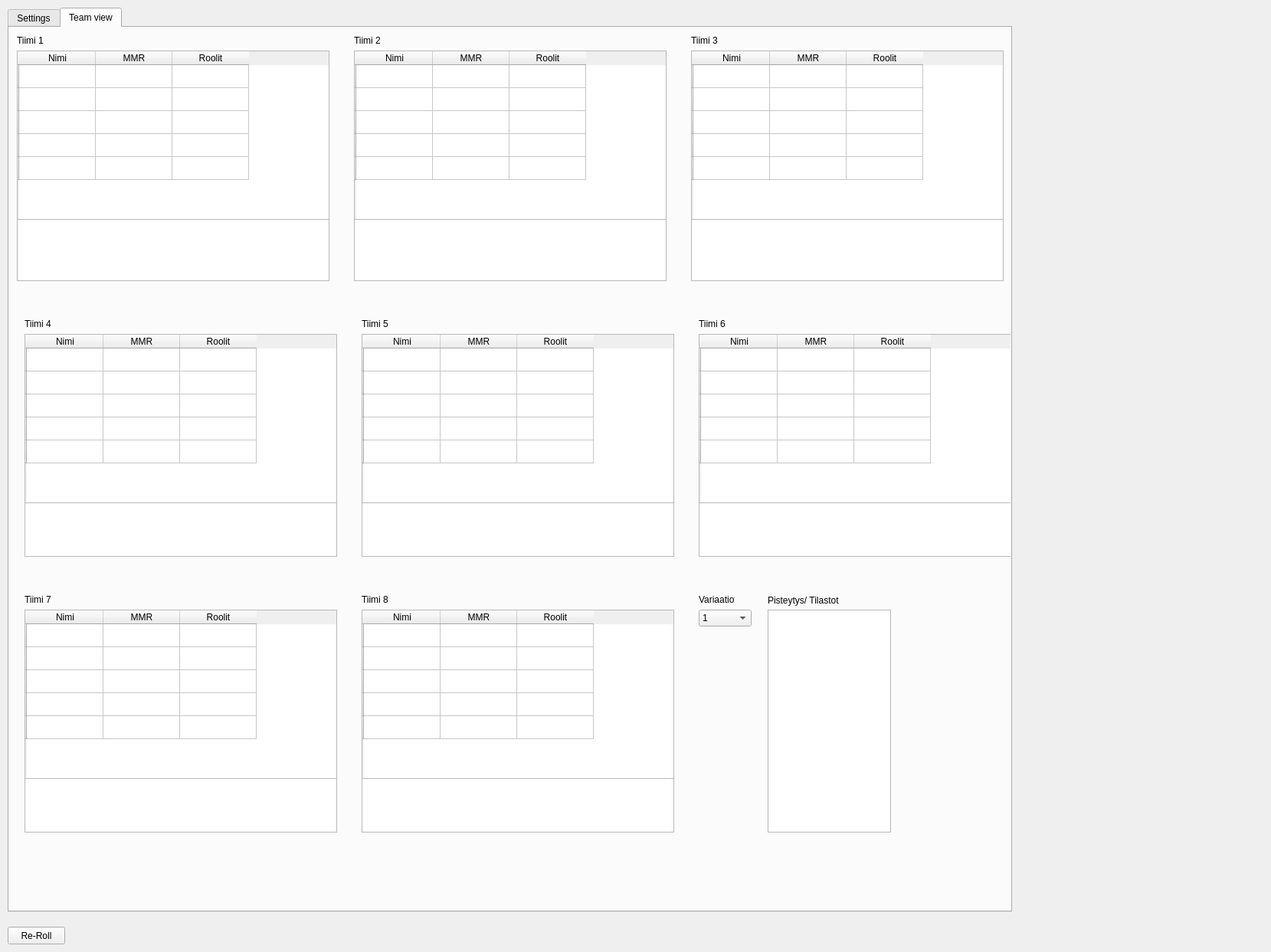
<?xml version="1.0" encoding="UTF-8"?>
<ui version="4.0">
 <class>Form</class>
 <widget class="QWidget" name="Form">
  <property name="geometry">
   <rect>
    <x>0</x>
    <y>0</y>
    <width>1659</width>
    <height>1243</height>
   </rect>
  </property>
  <property name="windowTitle">
   <string>Form</string>
  </property>
  <widget class="QTabWidget" name="tabWidget">
   <property name="geometry">
    <rect>
     <x>10</x>
     <y>10</y>
     <width>1311</width>
     <height>1181</height>
    </rect>
   </property>
   <property name="currentIndex">
    <number>1</number>
   </property>
   <widget class="QWidget" name="tab_2">
    <attribute name="title">
     <string>Settings</string>
    </attribute>
    <widget class="QListWidget" name="namelistWidget">
     <property name="geometry">
      <rect>
       <x>10</x>
       <y>50</y>
       <width>121</width>
       <height>1081</height>
      </rect>
     </property>
     <property name="styleSheet">
      <string notr="true"/>
     </property>
     <property name="alternatingRowColors">
      <bool>false</bool>
     </property>
     <property name="selectionMode">
      <enum>QAbstractItemView::ExtendedSelection</enum>
     </property>
     <property name="selectionBehavior">
      <enum>QAbstractItemView::SelectRows</enum>
     </property>
     <property name="selectionRectVisible">
      <bool>false</bool>
     </property>
    </widget>
    <widget class="QListWidget" name="mmrlistWidget">
     <property name="geometry">
      <rect>
       <x>130</x>
       <y>50</y>
       <width>51</width>
       <height>1081</height>
      </rect>
     </property>
     <property name="selectionMode">
      <enum>QAbstractItemView::NoSelection</enum>
     </property>
     <property name="selectionBehavior">
      <enum>QAbstractItemView::SelectRows</enum>
     </property>
    </widget>
    <widget class="QListWidget" name="roleslistWidget">
     <property name="geometry">
      <rect>
       <x>220</x>
       <y>50</y>
       <width>71</width>
       <height>1081</height>
      </rect>
     </property>
     <property name="selectionMode">
      <enum>QAbstractItemView::NoSelection</enum>
     </property>
     <property name="selectionBehavior">
      <enum>QAbstractItemView::SelectRows</enum>
     </property>
    </widget>
    <widget class="QListWidget" name="sclistWidget">
     <property name="geometry">
      <rect>
       <x>290</x>
       <y>50</y>
       <width>31</width>
       <height>1081</height>
      </rect>
     </property>
     <property name="selectionMode">
      <enum>QAbstractItemView::NoSelection</enum>
     </property>
     <property name="selectionBehavior">
      <enum>QAbstractItemView::SelectRows</enum>
     </property>
    </widget>
    <widget class="QPushButton" name="adjustButton">
     <property name="geometry">
      <rect>
       <x>840</x>
       <y>60</y>
       <width>91</width>
       <height>23</height>
      </rect>
     </property>
     <property name="text">
      <string>Adjust selected</string>
     </property>
    </widget>
    <widget class="QPushButton" name="loadplayersButton">
     <property name="geometry">
      <rect>
       <x>740</x>
       <y>30</y>
       <width>191</width>
       <height>23</height>
      </rect>
     </property>
     <property name="text">
      <string>Load Players from file</string>
     </property>
    </widget>
    <widget class="QListWidget" name="mmrdeltalistWidget">
     <property name="geometry">
      <rect>
       <x>180</x>
       <y>50</y>
       <width>41</width>
       <height>1081</height>
      </rect>
     </property>
     <property name="selectionMode">
      <enum>QAbstractItemView::NoSelection</enum>
     </property>
     <property name="selectionBehavior">
      <enum>QAbstractItemView::SelectRows</enum>
     </property>
    </widget>
    <widget class="QPushButton" name="selectallButton">
     <property name="geometry">
      <rect>
       <x>740</x>
       <y>60</y>
       <width>91</width>
       <height>23</height>
      </rect>
     </property>
     <property name="text">
      <string>Select all</string>
     </property>
    </widget>
    <widget class="QPushButton" name="removeadjustmentButton">
     <property name="geometry">
      <rect>
       <x>740</x>
       <y>90</y>
       <width>191</width>
       <height>23</height>
      </rect>
     </property>
     <property name="text">
      <string>Remove adjustment from selected</string>
     </property>
    </widget>
    <widget class="QLabel" name="label_11">
     <property name="geometry">
      <rect>
       <x>740</x>
       <y>120</y>
       <width>47</width>
       <height>16</height>
      </rect>
     </property>
     <property name="text">
      <string>Players</string>
     </property>
    </widget>
    <widget class="QTextBrowser" name="playeramounttextBrowser">
     <property name="geometry">
      <rect>
       <x>740</x>
       <y>140</y>
       <width>31</width>
       <height>21</height>
      </rect>
     </property>
     <property name="verticalScrollBarPolicy">
      <enum>Qt::ScrollBarAlwaysOff</enum>
     </property>
     <property name="horizontalScrollBarPolicy">
      <enum>Qt::ScrollBarAlwaysOff</enum>
     </property>
    </widget>
    <widget class="QFrame" name="frame">
     <property name="geometry">
      <rect>
       <x>740</x>
       <y>200</y>
       <width>181</width>
       <height>91</height>
      </rect>
     </property>
     <property name="frameShape">
      <enum>QFrame::Box</enum>
     </property>
     <property name="frameShadow">
      <enum>QFrame::Raised</enum>
     </property>
     <widget class="QSpinBox" name="rolevalspinBox">
      <property name="geometry">
       <rect>
        <x>10</x>
        <y>60</y>
        <width>42</width>
        <height>22</height>
       </rect>
      </property>
      <property name="minimum">
       <number>1</number>
      </property>
      <property name="maximum">
       <number>5</number>
      </property>
      <property name="value">
       <number>3</number>
      </property>
     </widget>
     <widget class="QLabel" name="label_12">
      <property name="geometry">
       <rect>
        <x>10</x>
        <y>40</y>
        <width>161</width>
        <height>16</height>
       </rect>
      </property>
      <property name="text">
       <string>Rolefill weight   (3 recommended)</string>
      </property>
     </widget>
     <widget class="QCheckBox" name="sccheckBox">
      <property name="geometry">
       <rect>
        <x>10</x>
        <y>10</y>
        <width>161</width>
        <height>17</height>
       </rect>
      </property>
      <property name="text">
       <string>Use Shotcaller  (Off default)</string>
      </property>
      <property name="tristate">
       <bool>false</bool>
      </property>
     </widget>
    </widget>
    <widget class="QLabel" name="label_13">
     <property name="geometry">
      <rect>
       <x>740</x>
       <y>180</y>
       <width>91</width>
       <height>16</height>
      </rect>
     </property>
     <property name="text">
      <string>Algorithm settings</string>
     </property>
    </widget>
    <widget class="QLabel" name="label_14">
     <property name="geometry">
      <rect>
       <x>740</x>
       <y>300</y>
       <width>81</width>
       <height>16</height>
      </rect>
     </property>
     <property name="text">
      <string>Process settings</string>
     </property>
    </widget>
    <widget class="QFrame" name="frame_2">
     <property name="geometry">
      <rect>
       <x>740</x>
       <y>320</y>
       <width>181</width>
       <height>121</height>
      </rect>
     </property>
     <property name="frameShape">
      <enum>QFrame::Box</enum>
     </property>
     <property name="frameShadow">
      <enum>QFrame::Raised</enum>
     </property>
     <widget class="QLabel" name="recommendedlabel">
      <property name="geometry">
       <rect>
        <x>80</x>
        <y>30</y>
        <width>91</width>
        <height>16</height>
       </rect>
      </property>
      <property name="text">
       <string>(x recommended)</string>
      </property>
     </widget>
     <widget class="QLabel" name="label_10">
      <property name="geometry">
       <rect>
        <x>10</x>
        <y>10</y>
        <width>31</width>
        <height>16</height>
       </rect>
      </property>
      <property name="text">
       <string>Cores</string>
      </property>
     </widget>
     <widget class="QSpinBox" name="processesspinBox">
      <property name="geometry">
       <rect>
        <x>10</x>
        <y>30</y>
        <width>42</width>
        <height>22</height>
       </rect>
      </property>
      <property name="minimum">
       <number>1</number>
      </property>
      <property name="maximum">
       <number>1</number>
      </property>
     </widget>
     <widget class="QLabel" name="label_15">
      <property name="geometry">
       <rect>
        <x>10</x>
        <y>60</y>
        <width>91</width>
        <height>16</height>
       </rect>
      </property>
      <property name="text">
       <string>Iterations per core</string>
      </property>
     </widget>
     <widget class="QSpinBox" name="amountspinBox">
      <property name="geometry">
       <rect>
        <x>10</x>
        <y>90</y>
        <width>61</width>
        <height>22</height>
       </rect>
      </property>
      <property name="minimum">
       <number>10000</number>
      </property>
      <property name="maximum">
       <number>200000</number>
      </property>
      <property name="singleStep">
       <number>10000</number>
      </property>
      <property name="value">
       <number>100000</number>
      </property>
     </widget>
     <widget class="QLabel" name="label_16">
      <property name="geometry">
       <rect>
        <x>80</x>
        <y>90</y>
        <width>91</width>
        <height>16</height>
       </rect>
      </property>
      <property name="text">
       <string>(100,000 default)</string>
      </property>
     </widget>
    </widget>
    <widget class="QProgressBar" name="loadplayersprogressBar">
     <property name="enabled">
      <bool>true</bool>
     </property>
     <property name="geometry">
      <rect>
       <x>740</x>
       <y>30</y>
       <width>190</width>
       <height>21</height>
      </rect>
     </property>
     <property name="value">
      <number>0</number>
     </property>
     <property name="textVisible">
      <bool>false</bool>
     </property>
    </widget>
    <widget class="QLabel" name="updatinglabel">
     <property name="geometry">
      <rect>
       <x>746</x>
       <y>32</y>
       <width>181</width>
       <height>16</height>
      </rect>
     </property>
     <property name="text">
      <string>Updating player profiles from hotslogs</string>
     </property>
    </widget>
    <widget class="QPushButton" name="namesortButton">
     <property name="geometry">
      <rect>
       <x>9</x>
       <y>29</y>
       <width>123</width>
       <height>23</height>
      </rect>
     </property>
     <property name="text">
      <string>Name</string>
     </property>
    </widget>
    <widget class="QPushButton" name="mmrsortButton">
     <property name="geometry">
      <rect>
       <x>129</x>
       <y>29</y>
       <width>53</width>
       <height>23</height>
      </rect>
     </property>
     <property name="text">
      <string>MMR</string>
     </property>
    </widget>
    <widget class="QPushButton" name="mmrdeltasortButton">
     <property name="geometry">
      <rect>
       <x>179</x>
       <y>29</y>
       <width>43</width>
       <height>23</height>
      </rect>
     </property>
     <property name="text">
      <string>Δ</string>
     </property>
    </widget>
    <widget class="QPushButton" name="rolessortButton">
     <property name="geometry">
      <rect>
       <x>219</x>
       <y>29</y>
       <width>73</width>
       <height>23</height>
      </rect>
     </property>
     <property name="text">
      <string>roles</string>
     </property>
    </widget>
    <widget class="QPushButton" name="scsortButton">
     <property name="geometry">
      <rect>
       <x>289</x>
       <y>29</y>
       <width>33</width>
       <height>23</height>
      </rect>
     </property>
     <property name="text">
      <string>sc</string>
     </property>
    </widget>
    <widget class="QLabel" name="label_18">
     <property name="geometry">
      <rect>
       <x>500</x>
       <y>140</y>
       <width>55</width>
       <height>16</height>
      </rect>
     </property>
     <property name="text">
      <string>TEST</string>
     </property>
    </widget>
   </widget>
   <widget class="QWidget" name="tab">
    <attribute name="title">
     <string>Team view</string>
    </attribute>
    <widget class="QLabel" name="label_3">
     <property name="geometry">
      <rect>
       <x>890</x>
       <y>10</y>
       <width>47</width>
       <height>13</height>
      </rect>
     </property>
     <property name="text">
      <string>Tiimi 3</string>
     </property>
    </widget>
    <widget class="QTableWidget" name="tableWidget_1">
     <property name="enabled">
      <bool>true</bool>
     </property>
     <property name="geometry">
      <rect>
       <x>10</x>
       <y>30</y>
       <width>408</width>
       <height>221</height>
      </rect>
     </property>
     <property name="sizePolicy">
      <sizepolicy hsizetype="Expanding" vsizetype="Expanding">
       <horstretch>0</horstretch>
       <verstretch>0</verstretch>
      </sizepolicy>
     </property>
     <property name="baseSize">
      <size>
       <width>0</width>
       <height>0</height>
      </size>
     </property>
     <property name="verticalScrollBarPolicy">
      <enum>Qt::ScrollBarAlwaysOff</enum>
     </property>
     <property name="horizontalScrollBarPolicy">
      <enum>Qt::ScrollBarAlwaysOff</enum>
     </property>
     <property name="editTriggers">
      <set>QAbstractItemView::NoEditTriggers</set>
     </property>
     <property name="tabKeyNavigation">
      <bool>true</bool>
     </property>
     <property name="selectionMode">
      <enum>QAbstractItemView::NoSelection</enum>
     </property>
     <property name="showGrid">
      <bool>true</bool>
     </property>
     <property name="sortingEnabled">
      <bool>false</bool>
     </property>
     <property name="cornerButtonEnabled">
      <bool>false</bool>
     </property>
     <attribute name="horizontalHeaderCascadingSectionResizes">
      <bool>false</bool>
     </attribute>
     <attribute name="horizontalHeaderHighlightSections">
      <bool>true</bool>
     </attribute>
     <attribute name="verticalHeaderHighlightSections">
      <bool>true</bool>
     </attribute>
     <attribute name="verticalHeaderShowSortIndicator" stdset="0">
      <bool>false</bool>
     </attribute>
     <attribute name="verticalHeaderStretchLastSection">
      <bool>false</bool>
     </attribute>
     <row>
      <property name="text">
       <string/>
      </property>
     </row>
     <row>
      <property name="text">
       <string/>
      </property>
     </row>
     <row>
      <property name="text">
       <string/>
      </property>
     </row>
     <row>
      <property name="text">
       <string/>
      </property>
     </row>
     <row>
      <property name="text">
       <string/>
      </property>
     </row>
     <column>
      <property name="text">
       <string>Nimi</string>
      </property>
     </column>
     <column>
      <property name="text">
       <string>MMR</string>
      </property>
     </column>
     <column>
      <property name="text">
       <string>Roolit</string>
      </property>
     </column>
     <item row="0" column="0">
      <property name="text">
       <string/>
      </property>
     </item>
     <item row="0" column="1">
      <property name="text">
       <string/>
      </property>
     </item>
     <item row="0" column="2">
      <property name="text">
       <string/>
      </property>
     </item>
    </widget>
    <widget class="QLabel" name="label_8">
     <property name="geometry">
      <rect>
       <x>460</x>
       <y>740</y>
       <width>47</width>
       <height>13</height>
      </rect>
     </property>
     <property name="text">
      <string>Tiimi 8</string>
     </property>
    </widget>
    <widget class="QLabel" name="label_9">
     <property name="geometry">
      <rect>
       <x>900</x>
       <y>740</y>
       <width>47</width>
       <height>13</height>
      </rect>
     </property>
     <property name="text">
      <string>Variaatiot</string>
     </property>
    </widget>
    <widget class="QLabel" name="label_6">
     <property name="geometry">
      <rect>
       <x>900</x>
       <y>380</y>
       <width>47</width>
       <height>13</height>
      </rect>
     </property>
     <property name="text">
      <string>Tiimi 6</string>
     </property>
    </widget>
    <widget class="QComboBox" name="variationscomboBox">
     <property name="geometry">
      <rect>
       <x>900</x>
       <y>760</y>
       <width>69</width>
       <height>22</height>
      </rect>
     </property>
     <item>
      <property name="text">
       <string>1</string>
      </property>
     </item>
    </widget>
    <widget class="QLabel" name="label_5">
     <property name="geometry">
      <rect>
       <x>460</x>
       <y>380</y>
       <width>47</width>
       <height>13</height>
      </rect>
     </property>
     <property name="text">
      <string>Tiimi 5</string>
     </property>
    </widget>
    <widget class="QLabel" name="label_2">
     <property name="geometry">
      <rect>
       <x>450</x>
       <y>10</y>
       <width>47</width>
       <height>13</height>
      </rect>
     </property>
     <property name="text">
      <string>Tiimi 2</string>
     </property>
    </widget>
    <widget class="QLabel" name="label_7">
     <property name="geometry">
      <rect>
       <x>20</x>
       <y>740</y>
       <width>47</width>
       <height>13</height>
      </rect>
     </property>
     <property name="text">
      <string>Tiimi 7</string>
     </property>
    </widget>
    <widget class="QLabel" name="label_4">
     <property name="geometry">
      <rect>
       <x>20</x>
       <y>380</y>
       <width>47</width>
       <height>13</height>
      </rect>
     </property>
     <property name="text">
      <string>Tiimi 4</string>
     </property>
    </widget>
    <widget class="QLabel" name="label">
     <property name="geometry">
      <rect>
       <x>10</x>
       <y>10</y>
       <width>47</width>
       <height>13</height>
      </rect>
     </property>
     <property name="text">
      <string>Tiimi 1</string>
     </property>
    </widget>
    <widget class="QTextBrowser" name="t1Browser">
     <property name="geometry">
      <rect>
       <x>10</x>
       <y>250</y>
       <width>408</width>
       <height>81</height>
      </rect>
     </property>
    </widget>
    <widget class="QTextBrowser" name="t2Browser">
     <property name="geometry">
      <rect>
       <x>450</x>
       <y>250</y>
       <width>408</width>
       <height>81</height>
      </rect>
     </property>
    </widget>
    <widget class="QTextBrowser" name="t3Browser">
     <property name="geometry">
      <rect>
       <x>890</x>
       <y>250</y>
       <width>408</width>
       <height>81</height>
      </rect>
     </property>
    </widget>
    <widget class="QTextBrowser" name="t4Browser">
     <property name="geometry">
      <rect>
       <x>20</x>
       <y>620</y>
       <width>408</width>
       <height>71</height>
      </rect>
     </property>
    </widget>
    <widget class="QTextBrowser" name="t5Browser">
     <property name="geometry">
      <rect>
       <x>460</x>
       <y>620</y>
       <width>408</width>
       <height>71</height>
      </rect>
     </property>
    </widget>
    <widget class="QTextBrowser" name="t6Browser">
     <property name="geometry">
      <rect>
       <x>900</x>
       <y>620</y>
       <width>408</width>
       <height>71</height>
      </rect>
     </property>
    </widget>
    <widget class="QTextBrowser" name="t7Browser">
     <property name="geometry">
      <rect>
       <x>20</x>
       <y>980</y>
       <width>408</width>
       <height>71</height>
      </rect>
     </property>
    </widget>
    <widget class="QTextBrowser" name="t8Browser">
     <property name="geometry">
      <rect>
       <x>460</x>
       <y>980</y>
       <width>408</width>
       <height>71</height>
      </rect>
     </property>
    </widget>
    <widget class="QTextBrowser" name="t9Browser">
     <property name="geometry">
      <rect>
       <x>990</x>
       <y>760</y>
       <width>161</width>
       <height>291</height>
      </rect>
     </property>
     <property name="html">
      <string>&lt;!DOCTYPE HTML PUBLIC &quot;-//W3C//DTD HTML 4.0//EN&quot; &quot;http://www.w3.org/TR/REC-html40/strict.dtd&quot;&gt;
&lt;html&gt;&lt;head&gt;&lt;meta name=&quot;qrichtext&quot; content=&quot;1&quot; /&gt;&lt;style type=&quot;text/css&quot;&gt;
p, li { white-space: pre-wrap; }
&lt;/style&gt;&lt;/head&gt;&lt;body style=&quot; font-family:'MS Shell Dlg 2'; font-size:7.8pt; font-weight:400; font-style:normal;&quot;&gt;
&lt;p style=&quot;-qt-paragraph-type:empty; margin-top:0px; margin-bottom:0px; margin-left:0px; margin-right:0px; -qt-block-indent:0; text-indent:0px; font-size:8.25pt;&quot;&gt;&lt;br /&gt;&lt;/p&gt;&lt;/body&gt;&lt;/html&gt;</string>
     </property>
    </widget>
    <widget class="QLabel" name="label_17">
     <property name="geometry">
      <rect>
       <x>990</x>
       <y>740</y>
       <width>131</width>
       <height>16</height>
      </rect>
     </property>
     <property name="text">
      <string>Pisteytys/ Tilastot</string>
     </property>
    </widget>
    <widget class="QTableWidget" name="tableWidget_2">
     <property name="enabled">
      <bool>true</bool>
     </property>
     <property name="geometry">
      <rect>
       <x>450</x>
       <y>30</y>
       <width>408</width>
       <height>221</height>
      </rect>
     </property>
     <property name="sizePolicy">
      <sizepolicy hsizetype="Expanding" vsizetype="Expanding">
       <horstretch>0</horstretch>
       <verstretch>0</verstretch>
      </sizepolicy>
     </property>
     <property name="baseSize">
      <size>
       <width>0</width>
       <height>0</height>
      </size>
     </property>
     <property name="verticalScrollBarPolicy">
      <enum>Qt::ScrollBarAlwaysOff</enum>
     </property>
     <property name="horizontalScrollBarPolicy">
      <enum>Qt::ScrollBarAlwaysOff</enum>
     </property>
     <property name="editTriggers">
      <set>QAbstractItemView::NoEditTriggers</set>
     </property>
     <property name="tabKeyNavigation">
      <bool>true</bool>
     </property>
     <property name="selectionMode">
      <enum>QAbstractItemView::NoSelection</enum>
     </property>
     <property name="showGrid">
      <bool>true</bool>
     </property>
     <property name="sortingEnabled">
      <bool>false</bool>
     </property>
     <property name="cornerButtonEnabled">
      <bool>false</bool>
     </property>
     <attribute name="horizontalHeaderCascadingSectionResizes">
      <bool>false</bool>
     </attribute>
     <attribute name="horizontalHeaderHighlightSections">
      <bool>true</bool>
     </attribute>
     <attribute name="verticalHeaderHighlightSections">
      <bool>true</bool>
     </attribute>
     <attribute name="verticalHeaderShowSortIndicator" stdset="0">
      <bool>false</bool>
     </attribute>
     <attribute name="verticalHeaderStretchLastSection">
      <bool>false</bool>
     </attribute>
     <row>
      <property name="text">
       <string/>
      </property>
     </row>
     <row>
      <property name="text">
       <string/>
      </property>
     </row>
     <row>
      <property name="text">
       <string/>
      </property>
     </row>
     <row>
      <property name="text">
       <string/>
      </property>
     </row>
     <row>
      <property name="text">
       <string/>
      </property>
     </row>
     <column>
      <property name="text">
       <string>Nimi</string>
      </property>
     </column>
     <column>
      <property name="text">
       <string>MMR</string>
      </property>
     </column>
     <column>
      <property name="text">
       <string>Roolit</string>
      </property>
     </column>
     <item row="0" column="0">
      <property name="text">
       <string/>
      </property>
     </item>
     <item row="0" column="1">
      <property name="text">
       <string/>
      </property>
     </item>
     <item row="0" column="2">
      <property name="text">
       <string/>
      </property>
     </item>
    </widget>
    <widget class="QTableWidget" name="tableWidget_3">
     <property name="enabled">
      <bool>true</bool>
     </property>
     <property name="geometry">
      <rect>
       <x>890</x>
       <y>30</y>
       <width>408</width>
       <height>221</height>
      </rect>
     </property>
     <property name="sizePolicy">
      <sizepolicy hsizetype="Expanding" vsizetype="Expanding">
       <horstretch>0</horstretch>
       <verstretch>0</verstretch>
      </sizepolicy>
     </property>
     <property name="baseSize">
      <size>
       <width>0</width>
       <height>0</height>
      </size>
     </property>
     <property name="verticalScrollBarPolicy">
      <enum>Qt::ScrollBarAlwaysOff</enum>
     </property>
     <property name="horizontalScrollBarPolicy">
      <enum>Qt::ScrollBarAlwaysOff</enum>
     </property>
     <property name="editTriggers">
      <set>QAbstractItemView::NoEditTriggers</set>
     </property>
     <property name="tabKeyNavigation">
      <bool>true</bool>
     </property>
     <property name="selectionMode">
      <enum>QAbstractItemView::NoSelection</enum>
     </property>
     <property name="showGrid">
      <bool>true</bool>
     </property>
     <property name="sortingEnabled">
      <bool>false</bool>
     </property>
     <property name="cornerButtonEnabled">
      <bool>false</bool>
     </property>
     <attribute name="horizontalHeaderCascadingSectionResizes">
      <bool>false</bool>
     </attribute>
     <attribute name="horizontalHeaderHighlightSections">
      <bool>true</bool>
     </attribute>
     <attribute name="verticalHeaderHighlightSections">
      <bool>true</bool>
     </attribute>
     <attribute name="verticalHeaderShowSortIndicator" stdset="0">
      <bool>false</bool>
     </attribute>
     <attribute name="verticalHeaderStretchLastSection">
      <bool>false</bool>
     </attribute>
     <row>
      <property name="text">
       <string/>
      </property>
     </row>
     <row>
      <property name="text">
       <string/>
      </property>
     </row>
     <row>
      <property name="text">
       <string/>
      </property>
     </row>
     <row>
      <property name="text">
       <string/>
      </property>
     </row>
     <row>
      <property name="text">
       <string/>
      </property>
     </row>
     <column>
      <property name="text">
       <string>Nimi</string>
      </property>
     </column>
     <column>
      <property name="text">
       <string>MMR</string>
      </property>
     </column>
     <column>
      <property name="text">
       <string>Roolit</string>
      </property>
     </column>
     <item row="0" column="0">
      <property name="text">
       <string/>
      </property>
     </item>
     <item row="0" column="1">
      <property name="text">
       <string/>
      </property>
     </item>
     <item row="0" column="2">
      <property name="text">
       <string/>
      </property>
     </item>
    </widget>
    <widget class="QTableWidget" name="tableWidget_4">
     <property name="enabled">
      <bool>true</bool>
     </property>
     <property name="geometry">
      <rect>
       <x>20</x>
       <y>400</y>
       <width>408</width>
       <height>221</height>
      </rect>
     </property>
     <property name="sizePolicy">
      <sizepolicy hsizetype="Expanding" vsizetype="Expanding">
       <horstretch>0</horstretch>
       <verstretch>0</verstretch>
      </sizepolicy>
     </property>
     <property name="baseSize">
      <size>
       <width>0</width>
       <height>0</height>
      </size>
     </property>
     <property name="verticalScrollBarPolicy">
      <enum>Qt::ScrollBarAlwaysOff</enum>
     </property>
     <property name="horizontalScrollBarPolicy">
      <enum>Qt::ScrollBarAlwaysOff</enum>
     </property>
     <property name="editTriggers">
      <set>QAbstractItemView::NoEditTriggers</set>
     </property>
     <property name="tabKeyNavigation">
      <bool>true</bool>
     </property>
     <property name="selectionMode">
      <enum>QAbstractItemView::NoSelection</enum>
     </property>
     <property name="showGrid">
      <bool>true</bool>
     </property>
     <property name="sortingEnabled">
      <bool>false</bool>
     </property>
     <property name="cornerButtonEnabled">
      <bool>false</bool>
     </property>
     <attribute name="horizontalHeaderCascadingSectionResizes">
      <bool>false</bool>
     </attribute>
     <attribute name="horizontalHeaderHighlightSections">
      <bool>true</bool>
     </attribute>
     <attribute name="verticalHeaderHighlightSections">
      <bool>true</bool>
     </attribute>
     <attribute name="verticalHeaderShowSortIndicator" stdset="0">
      <bool>false</bool>
     </attribute>
     <attribute name="verticalHeaderStretchLastSection">
      <bool>false</bool>
     </attribute>
     <row>
      <property name="text">
       <string/>
      </property>
     </row>
     <row>
      <property name="text">
       <string/>
      </property>
     </row>
     <row>
      <property name="text">
       <string/>
      </property>
     </row>
     <row>
      <property name="text">
       <string/>
      </property>
     </row>
     <row>
      <property name="text">
       <string/>
      </property>
     </row>
     <column>
      <property name="text">
       <string>Nimi</string>
      </property>
     </column>
     <column>
      <property name="text">
       <string>MMR</string>
      </property>
     </column>
     <column>
      <property name="text">
       <string>Roolit</string>
      </property>
     </column>
     <item row="0" column="0">
      <property name="text">
       <string/>
      </property>
     </item>
     <item row="0" column="1">
      <property name="text">
       <string/>
      </property>
     </item>
     <item row="0" column="2">
      <property name="text">
       <string/>
      </property>
     </item>
    </widget>
    <widget class="QTableWidget" name="tableWidget_5">
     <property name="enabled">
      <bool>true</bool>
     </property>
     <property name="geometry">
      <rect>
       <x>460</x>
       <y>400</y>
       <width>408</width>
       <height>221</height>
      </rect>
     </property>
     <property name="sizePolicy">
      <sizepolicy hsizetype="Expanding" vsizetype="Expanding">
       <horstretch>0</horstretch>
       <verstretch>0</verstretch>
      </sizepolicy>
     </property>
     <property name="baseSize">
      <size>
       <width>0</width>
       <height>0</height>
      </size>
     </property>
     <property name="verticalScrollBarPolicy">
      <enum>Qt::ScrollBarAlwaysOff</enum>
     </property>
     <property name="horizontalScrollBarPolicy">
      <enum>Qt::ScrollBarAlwaysOff</enum>
     </property>
     <property name="editTriggers">
      <set>QAbstractItemView::NoEditTriggers</set>
     </property>
     <property name="tabKeyNavigation">
      <bool>true</bool>
     </property>
     <property name="selectionMode">
      <enum>QAbstractItemView::NoSelection</enum>
     </property>
     <property name="showGrid">
      <bool>true</bool>
     </property>
     <property name="sortingEnabled">
      <bool>false</bool>
     </property>
     <property name="cornerButtonEnabled">
      <bool>false</bool>
     </property>
     <attribute name="horizontalHeaderCascadingSectionResizes">
      <bool>false</bool>
     </attribute>
     <attribute name="horizontalHeaderHighlightSections">
      <bool>true</bool>
     </attribute>
     <attribute name="verticalHeaderHighlightSections">
      <bool>true</bool>
     </attribute>
     <attribute name="verticalHeaderShowSortIndicator" stdset="0">
      <bool>false</bool>
     </attribute>
     <attribute name="verticalHeaderStretchLastSection">
      <bool>false</bool>
     </attribute>
     <row>
      <property name="text">
       <string/>
      </property>
     </row>
     <row>
      <property name="text">
       <string/>
      </property>
     </row>
     <row>
      <property name="text">
       <string/>
      </property>
     </row>
     <row>
      <property name="text">
       <string/>
      </property>
     </row>
     <row>
      <property name="text">
       <string/>
      </property>
     </row>
     <column>
      <property name="text">
       <string>Nimi</string>
      </property>
     </column>
     <column>
      <property name="text">
       <string>MMR</string>
      </property>
     </column>
     <column>
      <property name="text">
       <string>Roolit</string>
      </property>
     </column>
     <item row="0" column="0">
      <property name="text">
       <string/>
      </property>
     </item>
     <item row="0" column="1">
      <property name="text">
       <string/>
      </property>
     </item>
     <item row="0" column="2">
      <property name="text">
       <string/>
      </property>
     </item>
    </widget>
    <widget class="QTableWidget" name="tableWidget_6">
     <property name="enabled">
      <bool>true</bool>
     </property>
     <property name="geometry">
      <rect>
       <x>900</x>
       <y>400</y>
       <width>408</width>
       <height>221</height>
      </rect>
     </property>
     <property name="sizePolicy">
      <sizepolicy hsizetype="Expanding" vsizetype="Expanding">
       <horstretch>0</horstretch>
       <verstretch>0</verstretch>
      </sizepolicy>
     </property>
     <property name="baseSize">
      <size>
       <width>0</width>
       <height>0</height>
      </size>
     </property>
     <property name="verticalScrollBarPolicy">
      <enum>Qt::ScrollBarAlwaysOff</enum>
     </property>
     <property name="horizontalScrollBarPolicy">
      <enum>Qt::ScrollBarAlwaysOff</enum>
     </property>
     <property name="editTriggers">
      <set>QAbstractItemView::NoEditTriggers</set>
     </property>
     <property name="tabKeyNavigation">
      <bool>true</bool>
     </property>
     <property name="selectionMode">
      <enum>QAbstractItemView::NoSelection</enum>
     </property>
     <property name="showGrid">
      <bool>true</bool>
     </property>
     <property name="sortingEnabled">
      <bool>false</bool>
     </property>
     <property name="cornerButtonEnabled">
      <bool>false</bool>
     </property>
     <attribute name="horizontalHeaderCascadingSectionResizes">
      <bool>false</bool>
     </attribute>
     <attribute name="horizontalHeaderHighlightSections">
      <bool>true</bool>
     </attribute>
     <attribute name="verticalHeaderHighlightSections">
      <bool>true</bool>
     </attribute>
     <attribute name="verticalHeaderShowSortIndicator" stdset="0">
      <bool>false</bool>
     </attribute>
     <attribute name="verticalHeaderStretchLastSection">
      <bool>false</bool>
     </attribute>
     <row>
      <property name="text">
       <string/>
      </property>
     </row>
     <row>
      <property name="text">
       <string/>
      </property>
     </row>
     <row>
      <property name="text">
       <string/>
      </property>
     </row>
     <row>
      <property name="text">
       <string/>
      </property>
     </row>
     <row>
      <property name="text">
       <string/>
      </property>
     </row>
     <column>
      <property name="text">
       <string>Nimi</string>
      </property>
     </column>
     <column>
      <property name="text">
       <string>MMR</string>
      </property>
     </column>
     <column>
      <property name="text">
       <string>Roolit</string>
      </property>
     </column>
     <item row="0" column="0">
      <property name="text">
       <string/>
      </property>
     </item>
     <item row="0" column="1">
      <property name="text">
       <string/>
      </property>
     </item>
     <item row="0" column="2">
      <property name="text">
       <string/>
      </property>
     </item>
    </widget>
    <widget class="QTableWidget" name="tableWidget_7">
     <property name="enabled">
      <bool>true</bool>
     </property>
     <property name="geometry">
      <rect>
       <x>20</x>
       <y>760</y>
       <width>408</width>
       <height>221</height>
      </rect>
     </property>
     <property name="sizePolicy">
      <sizepolicy hsizetype="Expanding" vsizetype="Expanding">
       <horstretch>0</horstretch>
       <verstretch>0</verstretch>
      </sizepolicy>
     </property>
     <property name="baseSize">
      <size>
       <width>0</width>
       <height>0</height>
      </size>
     </property>
     <property name="verticalScrollBarPolicy">
      <enum>Qt::ScrollBarAlwaysOff</enum>
     </property>
     <property name="horizontalScrollBarPolicy">
      <enum>Qt::ScrollBarAlwaysOff</enum>
     </property>
     <property name="editTriggers">
      <set>QAbstractItemView::NoEditTriggers</set>
     </property>
     <property name="tabKeyNavigation">
      <bool>true</bool>
     </property>
     <property name="selectionMode">
      <enum>QAbstractItemView::NoSelection</enum>
     </property>
     <property name="showGrid">
      <bool>true</bool>
     </property>
     <property name="sortingEnabled">
      <bool>false</bool>
     </property>
     <property name="cornerButtonEnabled">
      <bool>false</bool>
     </property>
     <attribute name="horizontalHeaderCascadingSectionResizes">
      <bool>false</bool>
     </attribute>
     <attribute name="horizontalHeaderHighlightSections">
      <bool>true</bool>
     </attribute>
     <attribute name="verticalHeaderHighlightSections">
      <bool>true</bool>
     </attribute>
     <attribute name="verticalHeaderShowSortIndicator" stdset="0">
      <bool>false</bool>
     </attribute>
     <attribute name="verticalHeaderStretchLastSection">
      <bool>false</bool>
     </attribute>
     <row>
      <property name="text">
       <string/>
      </property>
     </row>
     <row>
      <property name="text">
       <string/>
      </property>
     </row>
     <row>
      <property name="text">
       <string/>
      </property>
     </row>
     <row>
      <property name="text">
       <string/>
      </property>
     </row>
     <row>
      <property name="text">
       <string/>
      </property>
     </row>
     <column>
      <property name="text">
       <string>Nimi</string>
      </property>
     </column>
     <column>
      <property name="text">
       <string>MMR</string>
      </property>
     </column>
     <column>
      <property name="text">
       <string>Roolit</string>
      </property>
     </column>
     <item row="0" column="0">
      <property name="text">
       <string/>
      </property>
     </item>
     <item row="0" column="1">
      <property name="text">
       <string/>
      </property>
     </item>
     <item row="0" column="2">
      <property name="text">
       <string/>
      </property>
     </item>
    </widget>
    <widget class="QTableWidget" name="tableWidget_8">
     <property name="enabled">
      <bool>true</bool>
     </property>
     <property name="geometry">
      <rect>
       <x>460</x>
       <y>760</y>
       <width>408</width>
       <height>221</height>
      </rect>
     </property>
     <property name="sizePolicy">
      <sizepolicy hsizetype="Expanding" vsizetype="Expanding">
       <horstretch>0</horstretch>
       <verstretch>0</verstretch>
      </sizepolicy>
     </property>
     <property name="baseSize">
      <size>
       <width>0</width>
       <height>0</height>
      </size>
     </property>
     <property name="verticalScrollBarPolicy">
      <enum>Qt::ScrollBarAlwaysOff</enum>
     </property>
     <property name="horizontalScrollBarPolicy">
      <enum>Qt::ScrollBarAlwaysOff</enum>
     </property>
     <property name="editTriggers">
      <set>QAbstractItemView::NoEditTriggers</set>
     </property>
     <property name="tabKeyNavigation">
      <bool>true</bool>
     </property>
     <property name="selectionMode">
      <enum>QAbstractItemView::NoSelection</enum>
     </property>
     <property name="showGrid">
      <bool>true</bool>
     </property>
     <property name="sortingEnabled">
      <bool>false</bool>
     </property>
     <property name="cornerButtonEnabled">
      <bool>false</bool>
     </property>
     <attribute name="horizontalHeaderCascadingSectionResizes">
      <bool>false</bool>
     </attribute>
     <attribute name="horizontalHeaderHighlightSections">
      <bool>true</bool>
     </attribute>
     <attribute name="verticalHeaderHighlightSections">
      <bool>true</bool>
     </attribute>
     <attribute name="verticalHeaderShowSortIndicator" stdset="0">
      <bool>false</bool>
     </attribute>
     <attribute name="verticalHeaderStretchLastSection">
      <bool>false</bool>
     </attribute>
     <row>
      <property name="text">
       <string/>
      </property>
     </row>
     <row>
      <property name="text">
       <string/>
      </property>
     </row>
     <row>
      <property name="text">
       <string/>
      </property>
     </row>
     <row>
      <property name="text">
       <string/>
      </property>
     </row>
     <row>
      <property name="text">
       <string/>
      </property>
     </row>
     <column>
      <property name="text">
       <string>Nimi</string>
      </property>
     </column>
     <column>
      <property name="text">
       <string>MMR</string>
      </property>
     </column>
     <column>
      <property name="text">
       <string>Roolit</string>
      </property>
     </column>
     <item row="0" column="0">
      <property name="text">
       <string/>
      </property>
     </item>
     <item row="0" column="1">
      <property name="text">
       <string/>
      </property>
     </item>
     <item row="0" column="2">
      <property name="text">
       <string/>
      </property>
     </item>
    </widget>
    <zorder>label_3</zorder>
    <zorder>label_8</zorder>
    <zorder>label_9</zorder>
    <zorder>label_6</zorder>
    <zorder>variationscomboBox</zorder>
    <zorder>label_5</zorder>
    <zorder>label_2</zorder>
    <zorder>label_7</zorder>
    <zorder>label_4</zorder>
    <zorder>label</zorder>
    <zorder>t1Browser</zorder>
    <zorder>t2Browser</zorder>
    <zorder>t3Browser</zorder>
    <zorder>t4Browser</zorder>
    <zorder>t5Browser</zorder>
    <zorder>t6Browser</zorder>
    <zorder>t7Browser</zorder>
    <zorder>t8Browser</zorder>
    <zorder>tableWidget_1</zorder>
    <zorder>t9Browser</zorder>
    <zorder>label_17</zorder>
    <zorder>tableWidget_2</zorder>
    <zorder>tableWidget_3</zorder>
    <zorder>tableWidget_4</zorder>
    <zorder>tableWidget_5</zorder>
    <zorder>tableWidget_6</zorder>
    <zorder>tableWidget_7</zorder>
    <zorder>tableWidget_8</zorder>
   </widget>
  </widget>
  <widget class="QPushButton" name="rerollButton">
   <property name="geometry">
    <rect>
     <x>10</x>
     <y>1210</y>
     <width>75</width>
     <height>23</height>
    </rect>
   </property>
   <property name="text">
    <string>Re-Roll</string>
   </property>
  </widget>
 </widget>
 <resources/>
 <connections/>
</ui>
